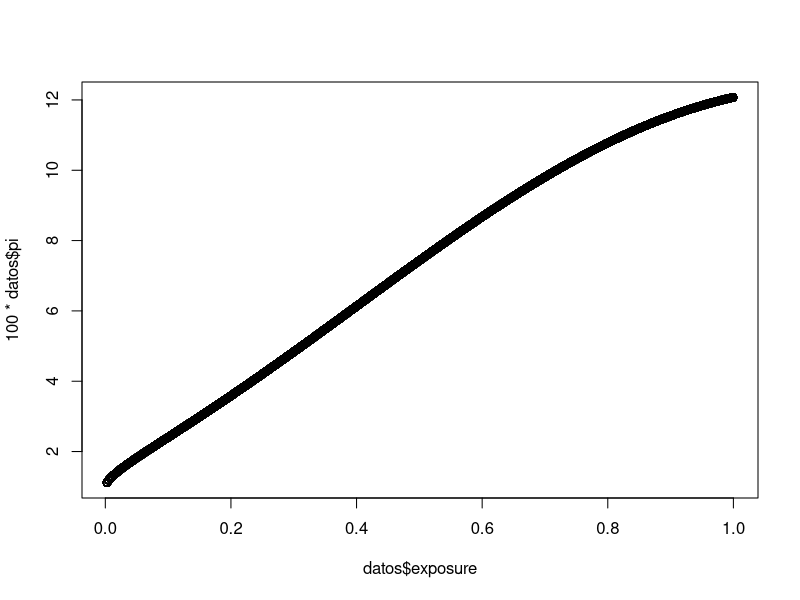
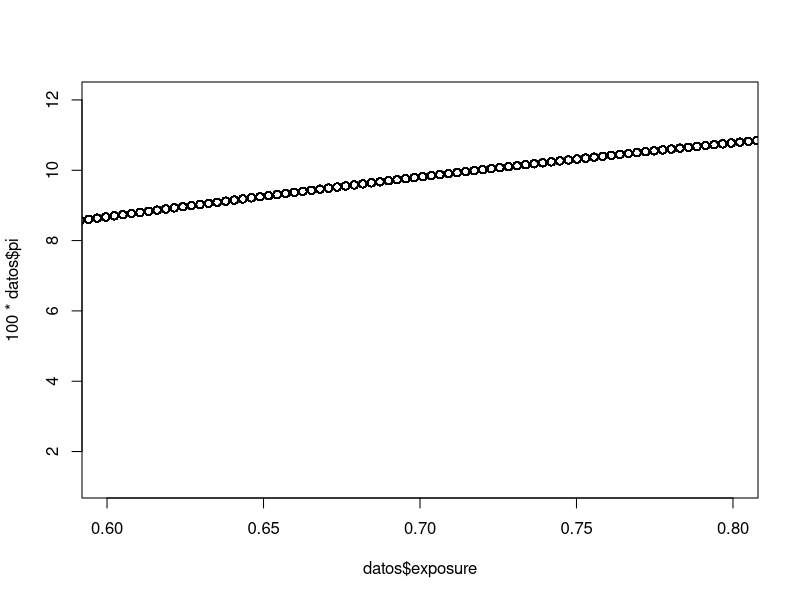
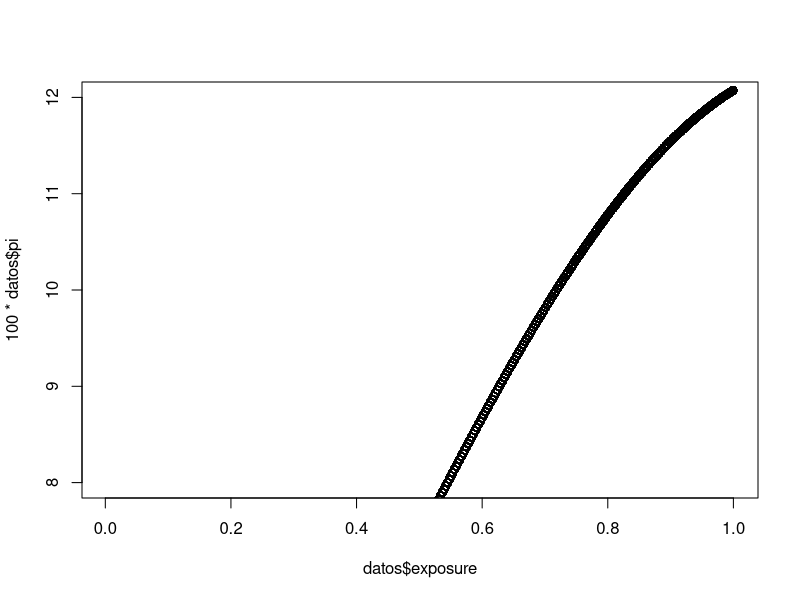

The R script that drew these images, in order:
rm(list=ls(all=TRUE))
ls()

datos = read.csv("car.csv",header=TRUE)

head(datos)
dim(datos)
summary(datos)

table(datos$clm)
100*mean(datos$clm)


f      = "clm ~ I(exposure)+I(exposure^2)+I(sqrt(exposure))"
#f      = "clm ~ I(sqrt(exposure))+veh_body + as.factor(veh_age) + as.factor(agecat)"
#f      = "clm ~ I(sqrt(exposure))+veh_body + veh_age + agecat"
#f      = "clm ~ I(sqrt(exposure))+veh_body + I(veh_age*agecat)"
#f      = "clm ~ I(sqrt(exposure))+veh_body + as.factor(veh_age):as.factor(agecat)"


modelo = glm(formula=f, family = binomial(link = "logit"), data=datos )
modelo
summary(modelo)
confint(modelo)

as.numeric(logLik(modelo))
AIC(modelo)

modelo$deviance
################################

#Null deviance     = mide el ajuste del modelo cuando solo se utiliza el interceptor
#Residual Deviance = 2(LL(Saturated Model) - LL(Proposed Model)) on df = df_Sat - df_Proposed

sum(datos$clm)
sum(modelo$fitted.values)

modelo$deviance
modelo$df.residual
nrow(datos)-length(coef(modelo))

modelo$deviance/modelo$df.residual                # KPI<1
modelo$deviance/qchisq(.95,modelo$df.residual)    # KPI<1

modelo
datos[100,]

modelo$linear.predictors[100]
predict(modelo)[100]
 -4.6245     +        0.9165*(0.2299795)     +       -0.9319*0.2299795^2       +      2.6545*(sqrt(0.2299795))
 -4.6245     +        0.9165     +       -0.9319       +      2.6545


100*modelo$fitted.values[100]
100*1/(1+exp(3.190011))
100*1/(1+exp(1.9854)) #Pi(1)

t    = 1/12
nu_t = -4.6245     +        0.9165*t     +       -0.9319*t^2       +      2.6545*sqrt(t)
100*1/(1+exp(-nu_t)) #Pi(t)


sum( as.numeric(modelo$fitted.values) - 1/(1+exp(-as.numeric(modelo$linear.predictors))) )

datos$pi = as.numeric(modelo$fitted.values)
sum(datos$pi)
sum(datos$clm)

head(datos)

plot(datos$exposure,100*datos$pi)
plot(datos$exposure,100*datos$pi,xlim=c(.6,.8))
plot(datos$exposure,100*datos$pi,ylim=c(8,12))


write.csv(datos,"ModeloBernoulli.csv")

data.frame(A=1:length(letters),a=letters,b=LETTERS)

#####################

f      = "clm ~ I(exposure)+I(exposure^2)+I(sqrt(exposure))"

eval_modelo <-function(f,datos)
{
	print(f)
	modelo      = glm(formula=f, family = binomial(link = "logit"), data=datos )
	resumen     = data.frame(
	formula     = as.character(modelo$formula),
	AIC         = AIC(modelo),
	logLik      = as.numeric(logLik(modelo)),
	Dev         = modelo$deviance
					)
	resumen
}

eval_modelo(f,datos)

f=list()

f[[1]]=  "clm ~ I(exposure)"
f[[2]]=  "clm ~ I(exposure)+I(exposure^2)"
f[[3]]=  "clm ~ I(exposure)+I(exposure^2)+I(exposure^3)"
f[[4]]=  "clm ~ I(sqrt(exposure))"
f[[5]]=  "clm ~ I(exposure)+I(sqrt(exposure))"
f[[6]]=  "clm ~ I(exposure)+I(exposure^2)+I(sqrt(exposure))"
f[[7]]=  "clm ~ I(exposure)+I(exposure^2)+I(exposure^3)+I(sqrt(exposure))"
f[[8]]=  "clm ~ I(exposure)+I(exposure^2)+I(sqrt(exposure))+veh_body"
f[[9]]=  "clm ~ I(exposure)+I(exposure^2)+I(sqrt(exposure))+veh_age"
f[[10]]= "clm ~ I(exposure)+I(exposure^2)+I(sqrt(exposure))+gender"
f[[11]]= "clm ~ I(exposure)+I(exposure^2)+I(sqrt(exposure))+area"
f[[12]]= "clm ~ I(exposure)+I(exposure^2)+I(sqrt(exposure))+agecat"
f[[13]]= "clm ~ I(exposure)+I(exposure^2)+I(sqrt(exposure))+veh_body + veh_age"
f[[14]]= "clm ~ I(exposure)+I(exposure^2)+I(sqrt(exposure))+veh_body + gender"
f[[15]]= "clm ~ I(exposure)+I(exposure^2)+I(sqrt(exposure))+veh_body + area"
f[[16]]= "clm ~ I(exposure)+I(exposure^2)+I(sqrt(exposure))+veh_body + agecat"
f[[17]]= "clm ~ I(exposure)+I(exposure^2)+I(sqrt(exposure))+veh_age + gender"
f[[18]]= "clm ~ I(exposure)+I(exposure^2)+I(sqrt(exposure))+veh_age + area"
f[[19]]= "clm ~ I(exposure)+I(exposure^2)+I(sqrt(exposure))+veh_age + agecat"
f[[20]]= "clm ~ I(exposure)+I(exposure^2)+I(sqrt(exposure))+gender + area"
f[[21]]= "clm ~ I(exposure)+I(exposure^2)+I(sqrt(exposure))+gender + agecat"
f[[22]]= "clm ~ I(exposure)+I(exposure^2)+I(sqrt(exposure))+area + agecat"
f[[23]]= "clm ~ I(exposure)+I(exposure^2)+I(sqrt(exposure))+veh_body + veh_age + gender"
f[[24]]= "clm ~ I(exposure)+I(exposure^2)+I(sqrt(exposure))+veh_body + veh_age + area"
f[[25]]= "clm ~ I(exposure)+I(exposure^2)+I(sqrt(exposure))+veh_body + veh_age + agecat"
f[[26]]= "clm ~ I(exposure)+I(exposure^2)+I(sqrt(exposure))+veh_body + gender + area"
f[[27]]= "clm ~ I(exposure)+I(exposure^2)+I(sqrt(exposure))+veh_body + gender + agecat"
f[[28]]= "clm ~ I(exposure)+I(exposure^2)+I(sqrt(exposure))+veh_body + area + agecat"
f[[29]]= "clm ~ I(exposure)+I(exposure^2)+I(sqrt(exposure))+veh_age + gender + area"
f[[30]]= "clm ~ I(exposure)+I(exposure^2)+I(sqrt(exposure))+veh_age + gender + agecat"
f[[31]]= "clm ~ I(exposure)+I(exposure^2)+I(sqrt(exposure))+veh_age + area + agecat"
f[[32]]= "clm ~ I(exposure)+I(exposure^2)+I(sqrt(exposure))+gender + area + agecat"
f[[33]]= "clm ~ I(exposure)+I(exposure^2)+I(sqrt(exposure))+veh_body + veh_age + gender + area"
f[[34]]= "clm ~ I(exposure)+I(exposure^2)+I(sqrt(exposure))+veh_body + veh_age + gender + agecat"
f[[35]]= "clm ~ I(exposure)+I(exposure^2)+I(sqrt(exposure))+veh_body + veh_age + area + agecat"
f[[36]]= "clm ~ I(exposure)+I(exposure^2)+I(sqrt(exposure))+veh_body + gender + area + agecat"
f[[37]]= "clm ~ I(exposure)+I(exposure^2)+I(sqrt(exposure))+veh_age + gender + area + agecat"
f[[38]]= "clm ~ I(exposure)+I(exposure^2)+I(sqrt(exposure))+veh_body + veh_age + gender + area + agecat"
f[[39]]= "clm ~ I(sqrt(exposure))+veh_body + veh_age + agecat"
f[[40]]= "clm ~ I(sqrt(exposure))+veh_body + veh_age + gender + agecat"
f[[41]]= "clm ~ I(sqrt(exposure))+veh_body + veh_age + area + agecat"
f[[42]]= "clm ~ I(sqrt(exposure))+veh_body + veh_age + gender + area + agecat"
f[[43]]= "clm ~ I(sqrt(exposure))+veh_body + as.factor(veh_age) + as.factor(agecat)"
f[[44]]= "clm ~ I(sqrt(exposure))+veh_body + as.factor(veh_age) +           agecat"
f[[45]]= "clm ~ I(sqrt(exposure))+veh_body +           veh_age + as.factor(agecat)"
f[[46]]= "clm ~ I(sqrt(exposure))+veh_body + as.factor(veh_age):as.factor(agecat)"




Resumen = data.frame()


for(i in 1:length(f))
{
	Resumen = rbind(Resumen,eval_modelo(f[[i]],datos))
}

Resumen

write.csv(Resumen,"ResumenModelosFull.csv")



f      = "clm ~ I(sqrt(exposure))+veh_body + as.factor(veh_age) + as.factor(agecat)"
modelo = glm(formula=f, family = binomial(link = "logit"), data=datos )
modelo
summary(modelo)
confint(modelo)
AIC(modelo)
as.numeric(logLik(modelo))
modelo$deviance


datos[72,]
modelo$linear.predictors[72]
modelo$fitted.values[72]


datos[2000,]
modelo$linear.predictors[2000]
modelo$fitted.values[2000]


